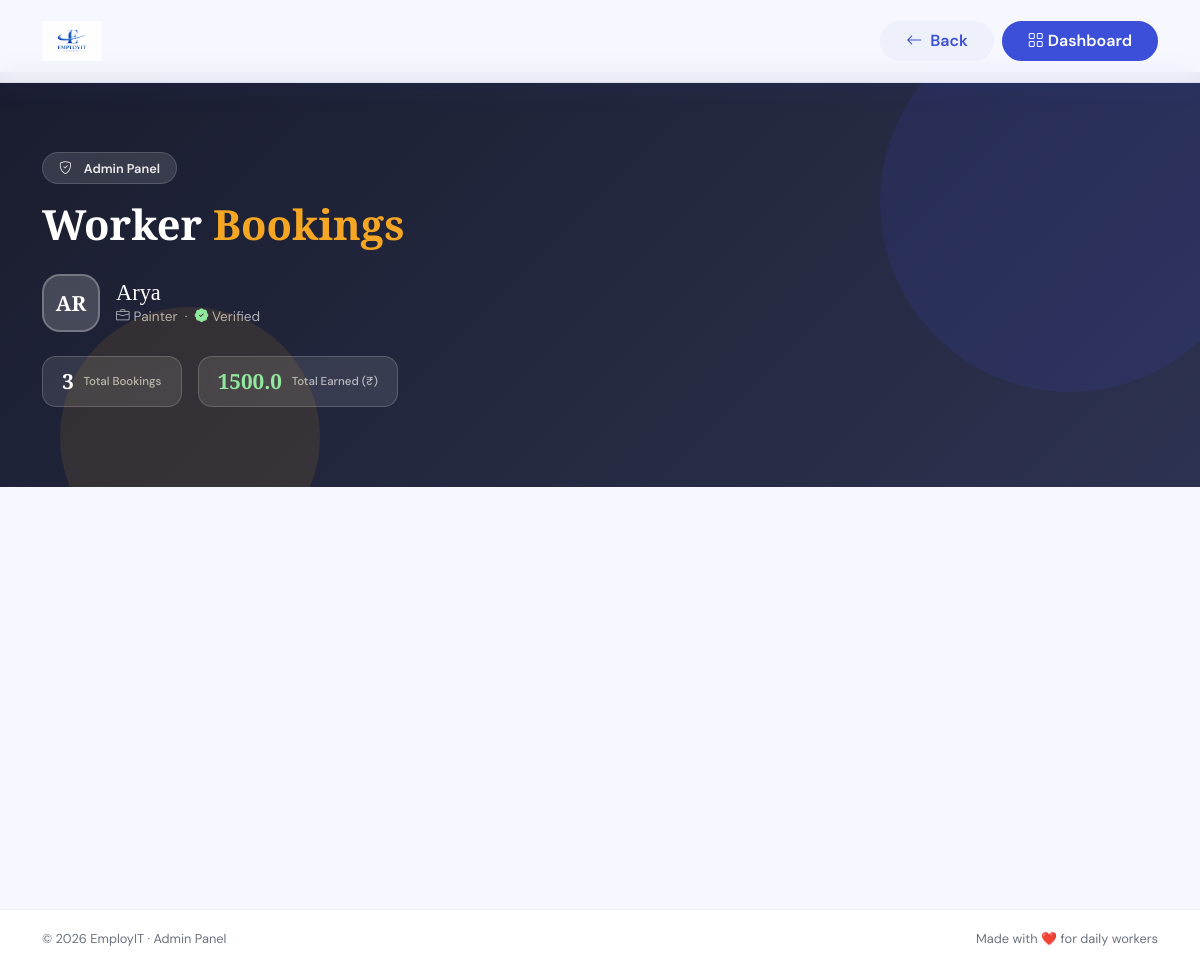
The app's page /booking_detail_admin/1/ (signed in) with its own data.
### app1/models.py (models this page shows, shortened)
class worker_profile(models.Model):
    SKILL_CHOICE = [('driver', 'Driver'),
        ('plumber', 'Plumber'),
        ('electrician', 'Electrician'),
        ('carpenter', 'Carpenter'),
        ('painter', 'Painter'),
        ('mason', 'Mason'),
        ('cleaner', 'Cleaner'),
        ('security', 'Security Guard'),
        ('delivery', 'Delivery Boy'),
        ('helper', 'Helper / Labour'),
        ('catering', 'Catering Staff'),
    ]
    user = models.OneToOneField(user_register, on_delete=models.CASCADE)
    skill = models.CharField(max_length = 50,choices=SKILL_CHOICE)
    is_online = models.BooleanField(default=False)
    document=models.FileField(null=True,blank=True)
    is_verified=models.BooleanField(default=False)
    is_terminated=models.BooleanField(default=False)
    created_at = models.DateTimeField(auto_now=True)

class user_register(models.Model):
    username = models.CharField(max_length = 100)
    mobile = models.IntegerField()
    email = models.EmailField()
    password = models.CharField(max_length = 100)
    role = models.CharField(max_length = 100)

### app1/views.py (the view)
# urls.py: path('booking_detail_admin/<int:worker_id>/', views.booking_detail_admin),
def booking_detail_admin(request, worker_id):
    if 'admin' not in request.session:
        return redirect(login)
    worker = worker_profile.objects.get(id=worker_id)
    bookings = booking.objects.filter(worker=worker).order_by('-requested_date')
    total_earned = sum(b.fare for b in bookings if b.fare and b.is_closed)
    return render(request, 'booking_detail_admin.html', {
        'worker': worker,
        'bookings': bookings,
        'total_earned': total_earned,
    })

### templates/booking_detail_admin.html (shortened to what this page needs)
{% load static %}
<!DOCTYPE html>
<html lang="en">
<head>
  <link href="https://cdn.jsdelivr.net/npm/bootstrap@5.3.3/dist/css/bootstrap.min.css" rel="stylesheet" />
  <link href="https://cdn.jsdelivr.net/npm/bootstrap-icons@1.11.3/font/bootstrap-icons.min.css" rel="stylesheet" />
</head>
<body>
<nav class="navbar fixed-top py-3">
  <div class="container-xl d-flex justify-content-between align-items-center">
    <a href="/" class="navbar-brand">
      <img src="{% static 'img/logo.png' %}" alt="EmployIT">
    </a>
    <div class="d-flex gap-2">
      <a href="/admin_workers/" class="btn btn-back px-4">
        <i class="bi bi-arrow-left me-2"></i>Back
      </a>
      <a href="/admin_home/" class="btn btn-employit px-4">
        <i class="bi bi-grid me-1"></i>Dashboard
      </a>
    </div>
  </div>
</nav>
<div class="page-header">
  <div class="container-xl">
    <div class="header-pill"><i class="bi bi-shield-check me-1"></i> Admin Panel</div>
    <h1 class="fw-bold mb-2">Worker <em>Bookings</em></h1>
    <div class="worker-strip">
      <div class="worker-avatar-hdr">
        {{ worker.user.username|slice:":2"|upper }}
      </div>
      <div>
        <h2>{{ worker.user.username|title }}</h2>
        <p>
          <i class="bi bi-briefcase me-1"></i>{{ worker.skill|title }}
          &nbsp;·&nbsp;
          {% if worker.is_verified %}
            <i class="bi bi-patch-check-fill" style="color:#86efac"></i> Verified
          {% else %}
            <i class="bi bi-patch-exclamation-fill" style="color:#fde68a"></i> Unverified
          {% endif %}
        </p>
      </div>
    </div>
    <div class="stats-row">
      <div class="stat-chip">
        <span class="sc-num">{{ bookings|length }}</span>
        <span class="sc-lbl">Total Bookings</span>
      </div>
      <div class="stat-chip">
        <span class="sc-num" style="color:#86efac">{{ total_earned }}</span>
        <span class="sc-lbl">Total Earned (₹)</span>
      </div>
    </div>
  </div>
</div>
<div class="container-xl pb-5">
</div>
<footer>
  <div class="container-xl">
    <div class="footer-bottom d-flex justify-content-between flex-wrap gap-2">
      <span>© 2026 EmployIT · Admin Panel</span>
      <span>Made with ❤️ for daily workers</span>
    </div>
  </div>
</footer>
</body>
</html>

### templates/booking_detail_admin.html (style rules this page uses)
:root { --blue: #3B4FD8; --blue-dark: #2a3ab5; --blue-light:#6B7FE8; --blue-pale: #EEF0FC; --accent: #F5A623; --text: #1a1d2e; --muted: #6b7280; --bg: #f7f8ff; --white: #ffffff; }
html { scroll-behavior: smooth; }
body { font-family: 'DM Sans', sans-serif; background: var(--bg); color: var(--text); }
h1,h2,h3,h4 { font-family: 'Playfair Display', serif; }
em { color: var(--accent); font-style: normal; }
.navbar { backdrop-filter: blur(14px); background: rgba(247,248,255,0.92) !important; border-bottom: 1px solid rgba(59,79,216,0.08); box-shadow: 0 4px 30px rgba(59,79,216,0.08); }
.navbar-brand img { height: 40px; }
.btn { border-radius: 50px !important; font-weight: 600; font-family: 'DM Sans', sans-serif; transition: all .25s; }
.btn-back { background: var(--blue-pale); color: var(--blue); border: 2px solid var(--blue-pale); }
.btn-employit { background: var(--blue); color: #fff; border: 2px solid var(--blue); }
.page-header { background: linear-gradient(135deg, var(--text) 0%, #2d3250 100%); padding: 5rem 0 5rem; margin-top: 72px; position: relative; overflow: hidden; }
.page-header::before { content: ''; position: absolute; top: -60px; right: -60px; width: 380px; height: 380px; background: rgba(59,79,216,0.12); border-radius: 50%; }
.page-header::after { content: ''; position: absolute; bottom: -80px; left: 5%; width: 260px; height: 260px; background: rgba(245,166,35,0.1); border-radius: 50%; }
.page-header h1 { color: #fff; font-size: clamp(1.8rem, 4vw, 2.6rem); }
.page-header p { color: rgba(255,255,255,.65); margin: 0; font-size: .95rem; }
.header-pill { display: inline-flex; align-items: center; gap: .5rem; background: rgba(255,255,255,.12); color: rgba(255,255,255,.9); padding: .35rem 1rem; border-radius: 50px; font-size: .8rem; font-weight: 600; margin-bottom: 1rem; backdrop-filter: blur(6px); border: 1px solid rgba(255,255,255,.15); }
.worker-strip { display: flex; align-items: center; gap: 1rem; margin-top: 1.5rem; flex-wrap: wrap; }
.worker-avatar-hdr { width: 58px; height: 58px; border-radius: 18px; background: rgba(255,255,255,.18); border: 2px solid rgba(255,255,255,.25); display: flex; align-items: center; justify-content: center; font-family: 'Playfair Display', serif; font-size: 1.3rem; font-weight: 700; color: #fff; backdrop-filter: blur(6px); flex-shrink: 0; }
.worker-strip h2 { color: #fff; font-size: 1.4rem; margin: 0; }
.worker-strip p { color: rgba(255,255,255,.65); margin: 0; font-size: .85rem; }
.stats-row { display: flex; gap: 1rem; flex-wrap: wrap; margin-top: 1.5rem; }
.stat-chip { background: rgba(255,255,255,.1); border: 1px solid rgba(255,255,255,.18); border-radius: 14px; padding: .55rem 1.2rem; color: #fff; display: flex; align-items: center; gap: .6rem; backdrop-filter: blur(6px); }
.stat-chip .sc-num { font-family: 'Playfair Display', serif; font-size: 1.3rem; font-weight: 700; }
.stat-chip .sc-lbl { font-size: .72rem; color: rgba(255,255,255,.65); font-weight: 500; }
footer { background: var(--white); border-top: 1px solid rgba(59,79,216,.08); margin-top: 4rem; }
.footer-bottom { font-size: .8rem; color: var(--muted); padding: 1.2rem 0; }

### records on screen
worker_profile: user.username "AR", user.username "Arya", skill "Painter"

### other values on screen
{{ bookings|length }} "3"
{{ total_earned }} "1500.0"
